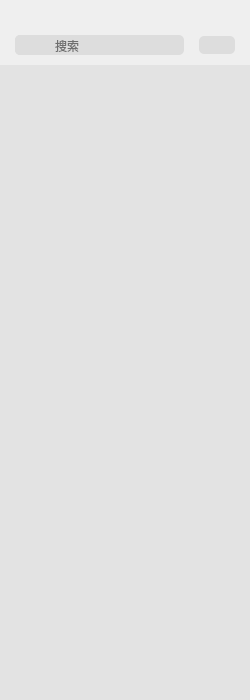
<?xml version="1.0" encoding="UTF-8"?>
<ui version="4.0">
 <class>ContactListWidget</class>
 <widget class="QWidget" name="ContactListWidget">
  <property name="geometry">
   <rect>
    <x>0</x>
    <y>0</y>
    <width>250</width>
    <height>700</height>
   </rect>
  </property>
  <property name="sizePolicy">
   <sizepolicy hsizetype="Preferred" vsizetype="Expanding">
    <horstretch>0</horstretch>
    <verstretch>0</verstretch>
   </sizepolicy>
  </property>
  <property name="minimumSize">
   <size>
    <width>250</width>
    <height>0</height>
   </size>
  </property>
  <property name="maximumSize">
   <size>
    <width>250</width>
    <height>16777215</height>
   </size>
  </property>
  <property name="windowTitle">
   <string>Form</string>
  </property>
  <layout class="QGridLayout" name="gridLayout_6">
   <property name="leftMargin">
    <number>0</number>
   </property>
   <property name="topMargin">
    <number>0</number>
   </property>
   <property name="rightMargin">
    <number>0</number>
   </property>
   <property name="bottomMargin">
    <number>0</number>
   </property>
   <property name="spacing">
    <number>0</number>
   </property>
   <item row="0" column="0">
    <widget class="QStackedWidget" name="contactStackedWidget">
     <property name="styleSheet">
      <string notr="true">border: none;
</string>
     </property>
     <property name="currentIndex">
      <number>0</number>
     </property>
     <widget class="QWidget" name="page">
      <property name="styleSheet">
       <string notr="true">border: none;</string>
      </property>
      <layout class="QGridLayout" name="gridLayout_4">
       <property name="leftMargin">
        <number>0</number>
       </property>
       <property name="topMargin">
        <number>0</number>
       </property>
       <property name="rightMargin">
        <number>0</number>
       </property>
       <property name="bottomMargin">
        <number>0</number>
       </property>
       <property name="spacing">
        <number>0</number>
       </property>
       <item row="1" column="2">
        <widget class="QWidget" name="toolWidget" native="true">
         <property name="minimumSize">
          <size>
           <width>0</width>
           <height>40</height>
          </size>
         </property>
         <property name="maximumSize">
          <size>
           <width>16777215</width>
           <height>40</height>
          </size>
         </property>
         <layout class="QGridLayout" name="gridLayout">
          <property name="leftMargin">
           <number>15</number>
          </property>
          <property name="topMargin">
           <number>0</number>
          </property>
          <property name="rightMargin">
           <number>15</number>
          </property>
          <property name="bottomMargin">
           <number>0</number>
          </property>
          <property name="horizontalSpacing">
           <number>15</number>
          </property>
          <property name="verticalSpacing">
           <number>0</number>
          </property>
          <item row="2" column="2">
           <widget class="QPushButton" name="addBtn">
            <property name="styleSheet">
             <string notr="true">border: 0px;
background: #ddd;
border-radius: 5px;
padding: 2px;
</string>
            </property>
            <property name="text">
             <string/>
            </property>
            <property name="icon">
             <iconset>
              <normaloff>../images/addFriend.svg</normaloff>../images/addFriend.svg</iconset>
            </property>
            <property name="iconSize">
             <size>
              <width>20</width>
              <height>20</height>
             </size>
            </property>
           </widget>
          </item>
          <item row="2" column="0">
           <widget class="QWidget" name="searchWidget" native="true">
            <property name="styleSheet">
             <string notr="true">background: #ddd;
border-radius: 5px;</string>
            </property>
            <layout class="QGridLayout" name="gridLayout_2">
             <property name="leftMargin">
              <number>0</number>
             </property>
             <property name="topMargin">
              <number>0</number>
             </property>
             <property name="rightMargin">
              <number>0</number>
             </property>
             <property name="bottomMargin">
              <number>0</number>
             </property>
             <property name="spacing">
              <number>0</number>
             </property>
             <item row="0" column="0">
              <widget class="QPushButton" name="searchBtn">
               <property name="styleSheet">
                <string notr="true">border: 0px;
background: #ddd;
border-radius: 5px;
padding: 3px;
</string>
               </property>
               <property name="text">
                <string/>
               </property>
               <property name="icon">
                <iconset>
                 <normaloff>../images/search2.svg</normaloff>../images/search2.svg</iconset>
               </property>
               <property name="iconSize">
                <size>
                 <width>12</width>
                 <height>12</height>
                </size>
               </property>
              </widget>
             </item>
             <item row="0" column="1">
              <widget class="QLineEdit" name="searchEdit">
               <property name="styleSheet">
                <string notr="true">border: 0px;
background: #ddd;
border-radius: 5px 5px 0 0;</string>
               </property>
               <property name="placeholderText">
                <string>搜索</string>
               </property>
              </widget>
             </item>
            </layout>
           </widget>
          </item>
         </layout>
        </widget>
       </item>
       <item row="2" column="2">
        <widget class="QListWidget" name="listWidget">
         <property name="styleSheet">
          <string notr="true">border: none;
background: #e3e3e3;</string>
         </property>
        </widget>
       </item>
       <item row="0" column="2">
        <widget class="QWidget" name="nullWidget" native="true">
         <property name="minimumSize">
          <size>
           <width>0</width>
           <height>25</height>
          </size>
         </property>
         <property name="maximumSize">
          <size>
           <width>16777215</width>
           <height>25</height>
          </size>
         </property>
        </widget>
       </item>
      </layout>
     </widget>
     <widget class="QWidget" name="page_2">
      <layout class="QGridLayout" name="gridLayout_7">
       <property name="leftMargin">
        <number>0</number>
       </property>
       <property name="topMargin">
        <number>0</number>
       </property>
       <property name="rightMargin">
        <number>0</number>
       </property>
       <property name="bottomMargin">
        <number>0</number>
       </property>
       <property name="spacing">
        <number>0</number>
       </property>
       <item row="0" column="0">
        <widget class="QWidget" name="nullWidget_2" native="true">
         <property name="minimumSize">
          <size>
           <width>0</width>
           <height>25</height>
          </size>
         </property>
         <property name="maximumSize">
          <size>
           <width>16777215</width>
           <height>25</height>
          </size>
         </property>
        </widget>
       </item>
       <item row="1" column="0">
        <widget class="QWidget" name="toolWidget_2" native="true">
         <property name="minimumSize">
          <size>
           <width>0</width>
           <height>40</height>
          </size>
         </property>
         <property name="maximumSize">
          <size>
           <width>16777215</width>
           <height>40</height>
          </size>
         </property>
         <property name="styleSheet">
          <string notr="true">border: none;
margin: 1px;</string>
         </property>
         <layout class="QGridLayout" name="gridLayout_3">
          <property name="leftMargin">
           <number>15</number>
          </property>
          <property name="topMargin">
           <number>0</number>
          </property>
          <property name="rightMargin">
           <number>15</number>
          </property>
          <property name="bottomMargin">
           <number>0</number>
          </property>
          <property name="horizontalSpacing">
           <number>15</number>
          </property>
          <property name="verticalSpacing">
           <number>0</number>
          </property>
          <item row="0" column="0">
           <widget class="QWidget" name="addWidget" native="true">
            <property name="minimumSize">
             <size>
              <width>0</width>
              <height>0</height>
             </size>
            </property>
            <property name="maximumSize">
             <size>
              <width>16777215</width>
              <height>16777215</height>
             </size>
            </property>
            <property name="styleSheet">
             <string notr="true">background: #ddd;
border-radius: 5px;</string>
            </property>
            <layout class="QGridLayout" name="gridLayout_5">
             <property name="leftMargin">
              <number>0</number>
             </property>
             <property name="topMargin">
              <number>0</number>
             </property>
             <property name="rightMargin">
              <number>0</number>
             </property>
             <property name="bottomMargin">
              <number>0</number>
             </property>
             <property name="spacing">
              <number>0</number>
             </property>
             <item row="0" column="0">
              <widget class="QPushButton" name="pushButton_2">
               <property name="styleSheet">
                <string notr="true">border: 0px;
background: #ddd;
border-radius: 5px;
padding: 3px;
</string>
               </property>
               <property name="text">
                <string/>
               </property>
               <property name="icon">
                <iconset>
                 <normaloff>../images/contact.svg</normaloff>
                 <normalon>../images/contact.svg</normalon>../images/contact.svg</iconset>
               </property>
              </widget>
             </item>
             <item row="0" column="1">
              <widget class="QLineEdit" name="lineEdit">
               <property name="placeholderText">
                <string>微信号/手机号</string>
               </property>
               <property name="clearButtonEnabled">
                <bool>true</bool>
               </property>
              </widget>
             </item>
            </layout>
           </widget>
          </item>
          <item row="0" column="1">
           <widget class="QPushButton" name="cancelBtn">
            <property name="font">
             <font>
              <family>Microsoft YaHei UI</family>
             </font>
            </property>
            <property name="styleSheet">
             <string notr="true">border: 0px;
border-radius: 5px;
padding: 2px;
background-color: rgb(244, 244, 244);
color: rgb(0, 0, 0)
</string>
            </property>
            <property name="text">
             <string>取消</string>
            </property>
            <property name="flat">
             <bool>false</bool>
            </property>
           </widget>
          </item>
         </layout>
        </widget>
       </item>
       <item row="2" column="0">
        <widget class="QWidget" name="widget" native="true">
         <property name="font">
          <font>
           <family>Microsoft JhengHei UI</family>
           <pointsize>8</pointsize>
           <kerning>true</kerning>
          </font>
         </property>
         <property name="styleSheet">
          <string notr="true">border: none;
  background: #e3e3e3;</string>
         </property>
         <widget class="QStackedWidget" name="searchStackedWidget">
          <property name="geometry">
           <rect>
            <x>0</x>
            <y>0</y>
            <width>250</width>
            <height>65</height>
           </rect>
          </property>
          <widget class="QWidget" name="page_3">
           <property name="styleSheet">
            <string notr="true">background-color: rgb(244, 244, 244);</string>
           </property>
           <widget class="QPushButton" name="addFriendBtn">
            <property name="geometry">
             <rect>
              <x>0</x>
              <y>0</y>
              <width>250</width>
              <height>65</height>
             </rect>
            </property>
            <property name="minimumSize">
             <size>
              <width>250</width>
              <height>65</height>
             </size>
            </property>
            <property name="maximumSize">
             <size>
              <width>250</width>
              <height>65</height>
             </size>
            </property>
            <property name="cursor">
             <cursorShape>PointingHandCursor</cursorShape>
            </property>
            <property name="styleSheet">
             <string notr="true">background-color: transparent;</string>
            </property>
            <property name="text">
             <string/>
            </property>
            <property name="autoDefault">
             <bool>true</bool>
            </property>
            <property name="default">
             <bool>true</bool>
            </property>
           </widget>
           <widget class="QLabel" name="label">
            <property name="geometry">
             <rect>
              <x>10</x>
              <y>10</y>
              <width>41</width>
              <height>41</height>
             </rect>
            </property>
            <property name="cursor">
             <cursorShape>PointingHandCursor</cursorShape>
            </property>
            <property name="styleSheet">
             <string notr="true">border: 2px solid rgb(7, 193, 96);
border-radius: 8px;
background-color: transparent;</string>
            </property>
            <property name="text">
             <string/>
            </property>
            <property name="pixmap">
             <pixmap>../images/search.png</pixmap>
            </property>
            <property name="scaledContents">
             <bool>true</bool>
            </property>
           </widget>
           <widget class="QLabel" name="label_2">
            <property name="geometry">
             <rect>
              <x>55</x>
              <y>20</y>
              <width>41</width>
              <height>21</height>
             </rect>
            </property>
            <property name="font">
             <font>
              <family>Microsoft YaHei UI</family>
              <pointsize>10</pointsize>
             </font>
            </property>
            <property name="cursor">
             <cursorShape>PointingHandCursor</cursorShape>
            </property>
            <property name="styleSheet">
             <string notr="true">
background-color: transparent;</string>
            </property>
            <property name="text">
             <string>搜索:</string>
            </property>
           </widget>
           <widget class="QLabel" name="label_confirm">
            <property name="geometry">
             <rect>
              <x>100</x>
              <y>20</y>
              <width>72</width>
              <height>21</height>
             </rect>
            </property>
            <property name="cursor">
             <cursorShape>PointingHandCursor</cursorShape>
            </property>
            <property name="styleSheet">
             <string notr="true">background-color: transparent;
color: rgb(7, 190, 95);</string>
            </property>
            <property name="text">
             <string/>
            </property>
           </widget>
           <widget class="QLabel" name="label_4">
            <property name="geometry">
             <rect>
              <x>228</x>
              <y>22</y>
              <width>21</width>
              <height>21</height>
             </rect>
            </property>
            <property name="cursor">
             <cursorShape>PointingHandCursor</cursorShape>
            </property>
            <property name="styleSheet">
             <string notr="true">background-color: transparent;</string>
            </property>
            <property name="text">
             <string/>
            </property>
            <property name="pixmap">
             <pixmap resource="../res.qrc">:/images/arrow-right.png</pixmap>
            </property>
            <property name="scaledContents">
             <bool>true</bool>
            </property>
           </widget>
           <widget class="Line" name="line_2">
            <property name="geometry">
             <rect>
              <x>0</x>
              <y>0</y>
              <width>250</width>
              <height>1</height>
             </rect>
            </property>
            <property name="styleSheet">
             <string notr="true">border: none;
  background: #ccc;</string>
            </property>
            <property name="orientation">
             <enum>Qt::Horizontal</enum>
            </property>
           </widget>
           <zorder>label</zorder>
           <zorder>label_2</zorder>
           <zorder>label_confirm</zorder>
           <zorder>label_4</zorder>
           <zorder>addFriendBtn</zorder>
           <zorder>line_2</zorder>
          </widget>
          <widget class="QWidget" name="page_4">
           <widget class="QLabel" name="label_option">
            <property name="geometry">
             <rect>
              <x>0</x>
              <y>1</y>
              <width>250</width>
              <height>65</height>
             </rect>
            </property>
            <property name="font">
             <font>
              <family>Microsoft YaHei UI</family>
             </font>
            </property>
            <property name="styleSheet">
             <string notr="true">background-color: rgb(244, 244, 244);
color: rgb(158, 158, 158);</string>
            </property>
            <property name="text">
             <string>&lt;html&gt;&lt;head/&gt;&lt;body&gt;&lt;p align=&quot;center&quot;&gt;无法找到该用户，请检查你填写&lt;/p&gt;&lt;p align=&quot;center&quot;&gt;的帐号是否正确。&lt;/p&gt;&lt;/body&gt;&lt;/html&gt;</string>
            </property>
           </widget>
           <widget class="Line" name="line">
            <property name="geometry">
             <rect>
              <x>0</x>
              <y>0</y>
              <width>250</width>
              <height>1</height>
             </rect>
            </property>
            <property name="styleSheet">
             <string notr="true">border: none;
  background: #ccc;</string>
            </property>
            <property name="orientation">
             <enum>Qt::Horizontal</enum>
            </property>
           </widget>
          </widget>
         </widget>
        </widget>
       </item>
      </layout>
     </widget>
    </widget>
   </item>
  </layout>
 </widget>
 <resources>
  <include location="../res.qrc"/>
 </resources>
 <connections/>
</ui>
